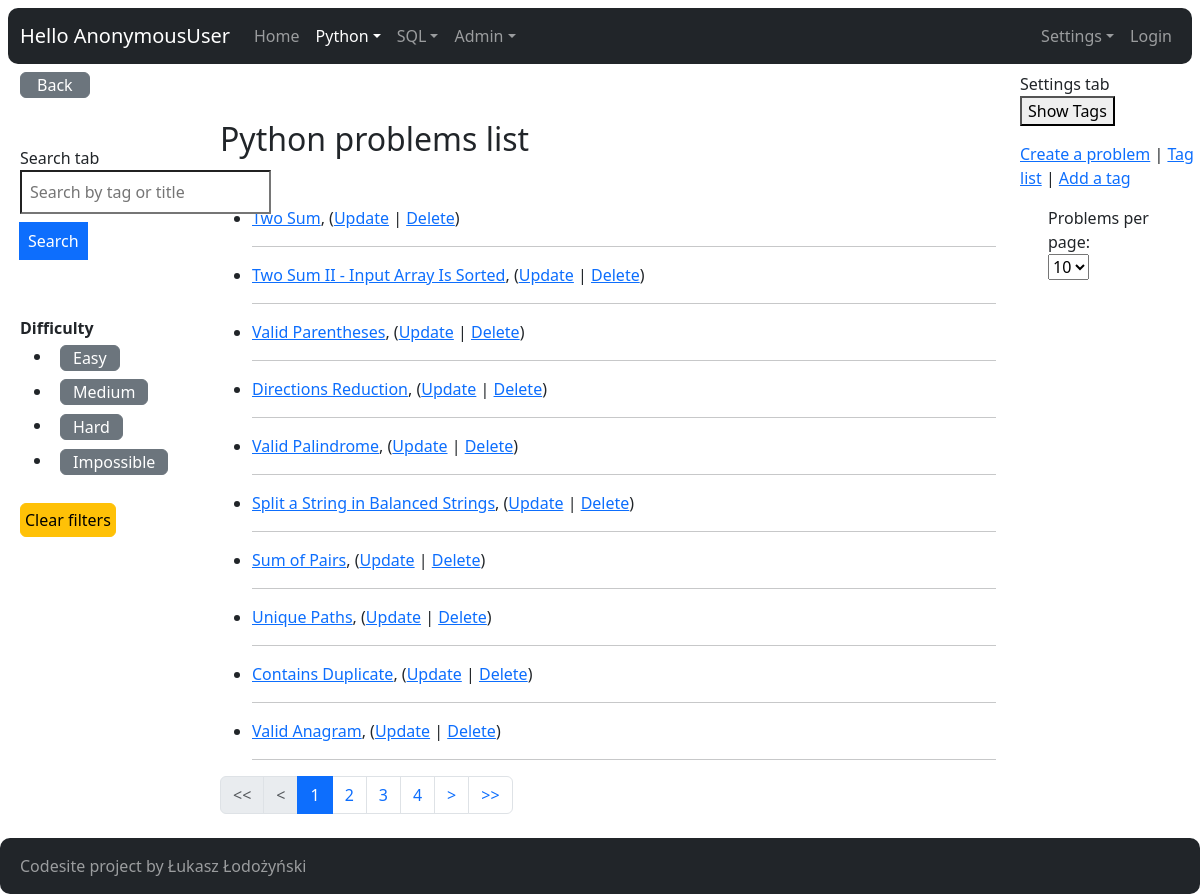
Page /python/ on the committed database.
### python_problems/models.py (models this page shows, shortened)
class Difficulty(models.Model):
    name = models.CharField(max_length=16)
    class Meta:
        verbose_name_plural = "Difficulties"

class Problem(models.Model):
    title = models.CharField(max_length=200)
    slug = models.SlugField(unique=True, blank=True)
    tags = models.ManyToManyField("Tag")
    difficulty = models.ForeignKey(
        Difficulty, related_name="problems_difficulty", on_delete=models.DO_NOTHING)
    time_complexity = models.ForeignKey(
        Complexity, related_name="problems_time_complexity", on_delete=models.DO_NOTHING)
    space_complexity = models.ForeignKey(
        Complexity, related_name="problems_space_complexity", on_delete=models.DO_NOTHING)
    url = models.CharField(max_length=200)
    description = models.TextField(blank=False, null=False)
    is_solved = models.BooleanField(default=False)
    solution = models.TextField(blank=True, null=True)
    testcase = models.TextField(blank=True, null=True)

### python_problems/views.py (the view)
# urls.py: path("", views.ProblemIndexView.as_view(), name="index"),
class ProblemIndexView(ListView):
    model = Problem
    def get_context_data(self, **kwargs):
        context = super(ProblemIndexView, self).get_context_data(**kwargs)
        query = self.request.GET.get("query", "")
        problem_list = self.model.objects.all()
        difficulty_list = Difficulty.objects.all()
        difficulty_id = self.request.GET.get('difficulty', '')
        if difficulty_id:
            problem_list = problem_list.filter(difficulty__id=difficulty_id)
        if query:
            problem_list = problem_list.filter(
                Q(tags__name__icontains=query) | Q(title__icontains=query)).distinct()
        problems_per_page = self.request.GET.get("problems_per_page", "10")
        paginator = Paginator(problem_list, problems_per_page)
        page_number = self.request.GET.get('page', 1)
        page_obj = paginator.get_page(page_number)
        context["problem_list"] = problem_list
        context["query"] = query
        context["difficulty_list"] = difficulty_list
        context["difficulty_id"] = difficulty_id
        context["page_obj"] = page_obj
        context["problems_per_page"] = problems_per_page
        return context

### core/context_processors.py (called while the page is built)
def settings(request):
    return {
        'settings': django_settings,
    }

### python_problems/templates/python_problems/problem_list.html (shortened to what this page needs)
{% extends "core/base.html" %}
{% block content %}
  <div class="container-fluid m-2">
    <div class="row">
      <div class="col-md-2">
        <a href="/" class="btn btn-secondary px-3 py-0 mb-5">Back</a>
        <br>
        <div>Search tab</div>
        <form method="get" action="{% url 'python_problems:index' %}">
          <div class="input-group mb-5">
            <input name="query"
                   id="query"
                   class="px-2 py-2 mb-2"
                   type="text"
                   value="{{ query|default_if_none:'' }}"
                   placeholder="Search by tag or title">
            <button class="btn btn-primary mb-2 px-2" type="submit">Search</button>
          </div>
        </form>
        <strong>Difficulty</strong>
        <ul>
          {% for difficulty in difficulty_list %}
            <li class="py-1 px-2 {% if difficulty.id|stringformat:"s" == difficulty_id|stringformat:"s" %}text-warning{% endif %}">
              <a href="?query={{ query|default_if_none:'' }}&difficulty={{ difficulty.id }}&problems_per_page={{ problems_per_page|default_if_none:10 }}"
                 class="btn btn-secondary py-0 {% if difficulty.id|stringformat:"s" == difficulty_id|stringformat:"s" %}text-warning{% endif %}">{{ difficulty.name }}</a>
            </li>
          {% endfor %}
        </ul>
        <a class="btn btn-warning mb-2 mt-2 p-1"
           href="{% url 'python_problems:index' %}"
           role="button">Clear filters</a>
      </div>
      <div class="col-md-8">
        <div class="mb-5 mt-5">
          <h2>Python problems list</h2>
        </div>
        {% if page_obj %}
          <ul>
            {% for problem in page_obj %}
              <div class="row">
                <div class="col-md-auto">
                  <li>
                    <div class="problem-container flex">
                      <a href="{% url 'python_problems:detail' problem.slug %}">{{ problem.title }}</a>,
                      (<a href="{% url 'python_problems:problem-update' problem.id %}">Update</a> |
                      <a href="{% url 'python_problems:problem-delete' problem.id %}">Delete</a>)
                    </div>
                  </div>
                  <div class="col-md-auto">
                  </div>
              </div>
              <hr>
            {% endfor %}
          </ul>
          <nav>
            <ul class="pagination">
              {% if page_obj.has_previous %}
                <li class="page-item">
                  <a class="page-link"
                     href="?query={{ query|default_if_none:'' }}&difficulty={{ difficulty_id|default_if_none:'' }}&page=1&problems_per_page={{ problems_per_page|default_if_none:10 }}"><<</a>
                </li>
              {% else %}
                <li class="page-item disabled">
                  <span class="page-link"><<</span>
                </li>
              {% endif %}
              {% if page_obj.has_previous %}
                <li class="page-item">
                  <a class="page-link"
                     href="?query={{ query|default_if_none:'' }}&difficulty={{ difficulty_id|default_if_none:'' }}&page={{ page_obj.previous_page_number }}&problems_per_page={{ problems_per_page|default_if_none:10 }}"><</a>
                </li>
              {% else %}
                <li class="page-item disabled">
                  <span class="page-link"><</span>
                </li>
              {% endif %}
              {% for num in page_obj.paginator.page_range %}
                {% if page_obj.number == num %}
                  <li class="page-item active">
                    <span class="page-link">{{ num }}</span>
                  </li>
                {% else %}
                  <li class="page-item">
                    <a class="page-link"
                       href="?query={{ query|default_if_none:'' }}&difficulty={{ difficulty_id|default_if_none:'' }}&page={{ num }}&problems_per_page={{ problems_per_page|default_if_none:10 }}">{{ num }}</a>
                  </li>
                {% endif %}
              {% endfor %}
              {% if page_obj.has_next %}
                <li class="page-item">
                  <a class="page-link"
                     href="?query={{ query|default_if_none:'' }}&difficulty={{ difficulty_id|default_if_none:'' }}&page={{ page_obj.next_page_number }}&problems_per_page={{ problems_per_page|default_if_none:10 }}">></a>
                </li>
              {% else %}
                <li class="page-item disabled">
                  <span class="page-link">></span>
                </li>
              {% endif %}
              {% if page_obj.has_next %}
              <li class="page-item">
                <a class="page-link"
                   href="?query={{ query|default_if_none:'' }}&difficulty={{ difficulty_id|default_if_none:'' }}&page={{ page_obj.paginator.num_pages }}&problems_per_page={{ problems_per_page|default_if_none:10 }}">>></a>
              </li>
            {% else %}
              <li class="page-item disabled">
                <span class="page-link">>></span>
              </li>
            {% endif %}
            </ul>
          </nav>
        {% else %}
          <p>No python problems available.</p>
        {% endif %}
      </div>
      <div class="col-md-2">
        <div>Settings tab</div>
        <div class="row">
          <div>
            <button onclick="toggleTags()" class="btn-secondary ms-0 mb-3">Show Tags</button>
          </div>
        </div>
        <div class="row mb-2">
          <div>
            <a href="create/">Create a problem</a> |
            <a href="tag/">Tag list</a> |
            <a href="tag/create/">Add a tag</a>
          </div>
        </div>
        <div class="row m-3">
          <form method="get" class="mb-3">
            <label for="problemsPerPage">Problems per page:</label>
            <select name="problems_per_page"
                    id="problemsPerPage"
                    onchange="this.form.submit()">
              <option value="10"
                      {% if problems_per_page|stringformat:"s" == "10" %}selected{% endif %}>10</option>
            </select>
          </form>
        </div>
      </div>
    </div>
  {% endblock content %}

### rows in the picture
Difficulty: name "Easy"
Difficulty: name "Medium"
Difficulty: name "Hard"
Difficulty: name "Impossible"
Problem: title "Two Sum"
Problem: title "Two Sum II - Input Array Is Sorted"
Problem: title "Valid Parentheses"
Problem: title "Directions Reduction"
Problem: title "Valid Palindrome"
Problem: title "Split a String in Balanced Strings"
Problem: title "Sum of Pairs"
Problem: title "Unique Paths"
Problem: title "Contains Duplicate"
Problem: title "Valid Anagram"

### other values in the picture
{{ request.user }} "AnonymousUser"
{{ num }} "1"
{{ num }} "2" "3" "4"
{{ settings.APP_NAME }} "Codesite"
